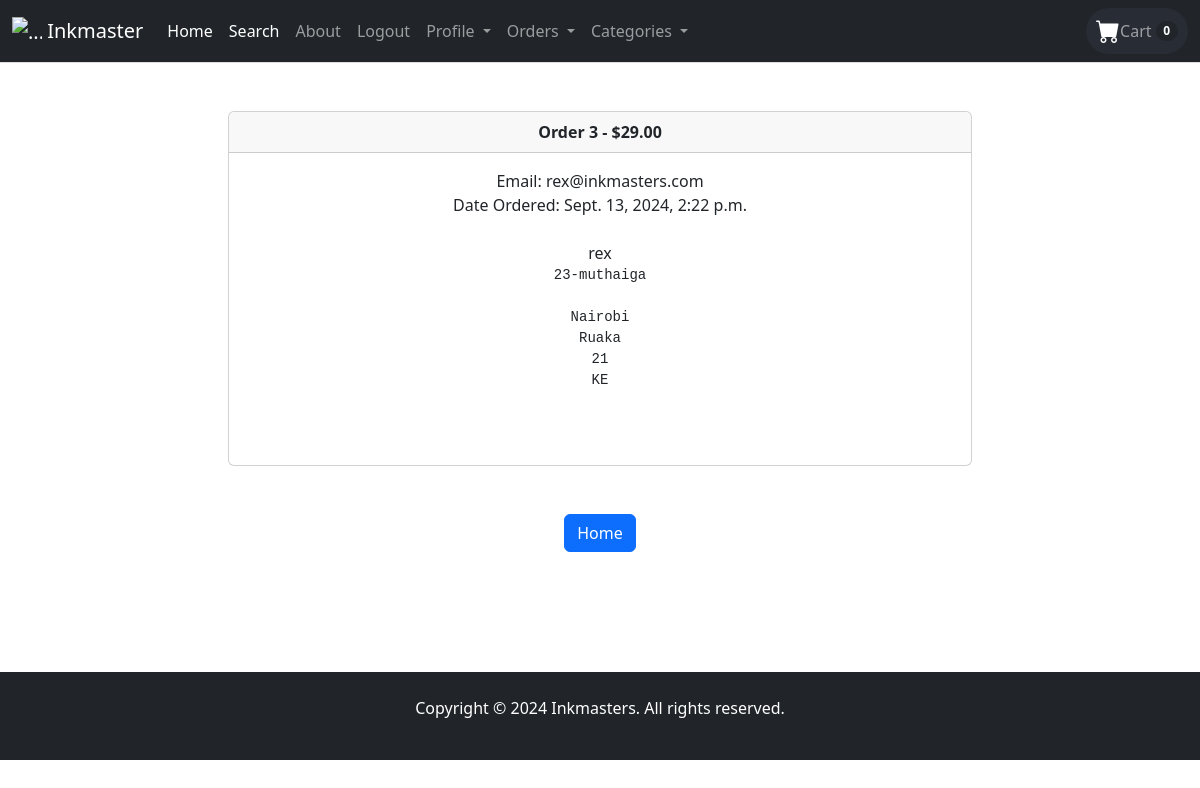
Before: /payment/orders/3 (signed in) with the older database file.
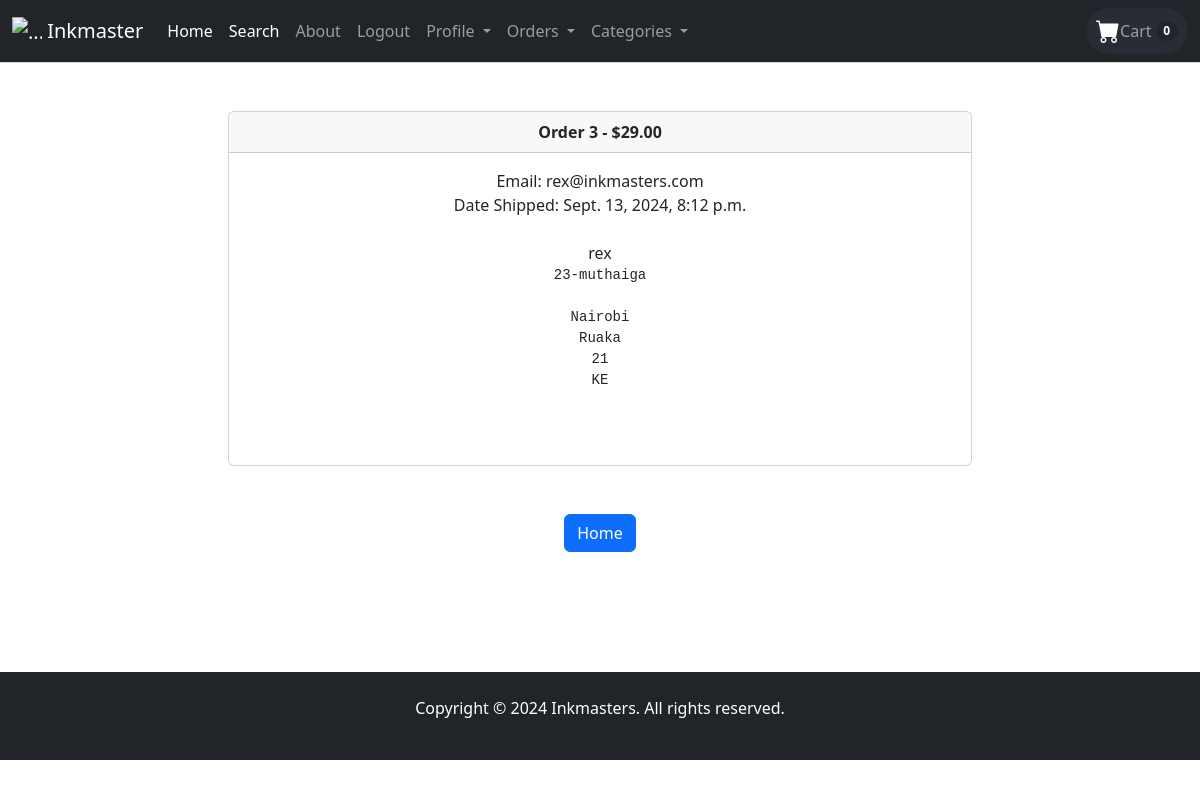
After: the same page with the newer database file.
### payment/models.py (models this page shows, shortened)
class Order(models.Model):
	user = models.ForeignKey(User, on_delete=models.CASCADE, null=True, blank=True)
	full_name = models.CharField(max_length=250)
	email = models.EmailField(max_length=250)
	shipping_address = models.TextField(max_length=15000)
	amount_paid = models.DecimalField(max_digits=7, decimal_places=2)
	date_ordered = models.DateTimeField(auto_now_add=True)
	shipped = models.BooleanField(default=False)
	date_shipped = models.DateTimeField(blank=True, null=True)

### payment/views.py (the view)
# urls.py: path('orders/<int:pk>', views.orders, name='orders'),
def orders(request, pk):
	if request.user.is_authenticated and request.user.is_superuser:
		order = Order.objects.get(id=pk)
		''' get order items'''
		items = OrderItem.objects.filter(order=pk)
		return render(request, "payment/orders.html", {"order":order, "items":items})
	else:
		messages.success(request, "Access denied")
		return redirect('home')

### cart/cart.py (called while the page is built)
    def __len__(self):
        return len(self.cart)

### cart/context_processors.py (called while the page is built)
def cart(request):
    return {'cart': Cart(request)}

### payment/templates/payment/orders.html (shortened to what this page needs)
{% extends 'base.html' %}
{% block content %}
<div class="container">
    <div class="row">
        <center>
            <div class="col-8">
                <br/><br/>
                    <div class="card">
                    <div class="card-header">
                       <strong>Order {{ order.id }} - ${{ order.amount_paid }}</strong>
                    </div>
                    <div class="card-body">
                        Email: {{ order.email }}</br>
                        {% if order.date_shipped %}
                            Date Shipped: {{ order.date_shipped }}
                        {% else %}
                            Date Ordered: {{ order.date_ordered }}
                        {% endif %}
                        <br/><br/>
                        {{ order.full_name }}</br>
                    <pre>{{ order.shipping_address }}<br/>
                    </pre>
                    </div>
                </div>
                <br/><br/>
                <a href="{% url 'home' %}" class="btn btn-primary">Home</a>
<br/><br/>
<br/><br/>
<br/><br/>
            </div>
       </center>
   </div>
</div>
{% endblock %}

Changed rows visible on the page:
changed Order "rex@inkmasters.com": date_shipped (not shown) → "Sept. 13, 2024, 8:12 p.m."; date_ordered "Sept. 13, 2024, 2:22 p.m." → (not shown)
Other visible differences:
text no longer shown: "Date Ordered:"
text now shown: "Date Shipped:"
